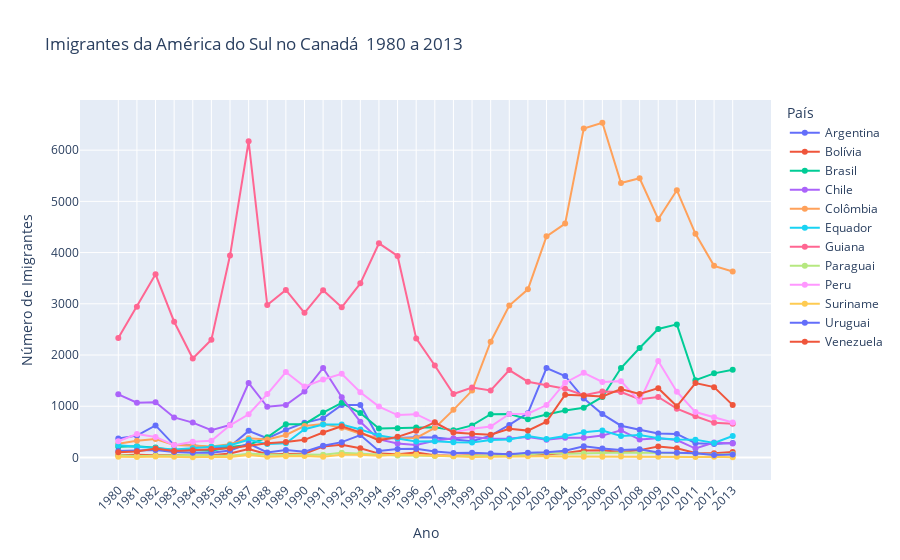

Notebook source saved alongside this figure:
### Code cell
fig = px.line(america_sul_final, x=america_sul_final.index, y=america_sul_final.columns, title='Imigrantes da América do Sul no Canadá\n 1980 a 2013', color='País', markers=True)
fig.update_layout(
    xaxis={'tickangle': -45},
    xaxis_title='Ano',
    yaxis_title='Número de Imigrantes',
)

fig.show()

### Figure 1 — Plotly figure (JSON) as saved in the notebook; plotly's stock layout.template omitted (floating-point values rounded to 4 significant figures)
{"data": [{"hovertemplate": "País=Argentina<br>index=%{x}<br>value=%{y}<extra></extra>", "legendgroup": "Argentina", "line": {"color": "#636efa", "dash": "solid"}, "marker": {"symbol": "circle"}, "mode": "lines+markers", "name": "Argentina", "orientation": "v", "showlegend": true, "type": "scatter", "x": ["1980", "1981", "1982", "1983", "1984", "1985", "1986", "1987", "1988", "1989", "1990", "1991", "1992", "1993", "1994", "1995", "1996", "1997", "1998", "1999", "2000", "2001", "2002", "2003", "2004", "2005", "2006", "2007", "2008", "2009", "2010", "2011", "2012", "2013"], "xaxis": "x", "y": [368, 426, 626, 241, 237, 196, 213, 519, 374, 538, 678, 763, 1023, 1022, 366, 380, 396, 391, 349, 318, 427, 635, 865, 1745, 1591, 1153, 847, 620, 540, 467, 459, 278, 263, 282], "yaxis": "y"}, {"hovertemplate": "País=Bolívia<br>index=%{x}<br>value=%{y}<extra></extra>", "legendgroup": "Bolívia", "line": {"color": "#EF553B", "dash": "solid"}, "marker": {"symbol": "circle"}, "mode": "lines+markers", "name": "Bolívia", "orientation": "v", "showlegend": true, "type": "scatter", "x": ["1980", "1981", "1982", "1983", "1984", "1985", "1986", "1987", "1988", "1989", "1990", "1991", "1992", "1993", "1994", "1995", "1996", "1997", "1998", "1999", "2000", "2001", "2002", "2003", "2004", "2005", "2006", "2007", "2008", "2009", "2010", "2011", "2012", "2013"], "xaxis": "x", "y": [44, 52, 42, 49, 38, 44, 79, 165, 63, 68, 71, 214, 247, 180, 75, 61, 96, 43, 33, 42, 33, 72, 57, 59, 85, 134, 139, 107, 143, 214, 180, 86, 83, 107], "yaxis": "y"}, {"hovertemplate": "País=Brasil<br>index=%{x}<br>value=%{y}<extra></extra>", "legendgroup": "Brasil", "line": {"color": "#00cc96", "dash": "solid"}, "marker": {"symbol": "circle"}, "mode": "lines+markers", "name": "Brasil", "orientation": "v", "showlegend": true, "type": "scatter", "x": ["1980", "1981", "1982", "1983", "1984", "1985", "1986", "1987", "1988", "1989", "1990", "1991", "1992", "1993", "1994", "1995", "1996", "1997", "1998", "1999", "2000", "2001", "2002", "2003", "2004", "2005", "2006", "2007", "2008", "2009", "2010", "2011", "2012", "2013"], "xaxis": "x", "y": [211, 220, 192, 139, 145, 130, 205, 244, 394, 650, 650, 877, 1066, 866, 566, 572, 586, 591, 531, 626, 845, 847, 745, 839, 917, 969, 1181, 1746, 2138, 2509, 2598, 1508, 1642, 1714], "yaxis": "y"}, {"hovertemplate": "País=Chile<br>index=%{x}<br>value=%{y}<extra></extra>", "legendgroup": "Chile", "line": {"color": "#ab63fa", "dash": "solid"}, "marker": {"symbol": "circle"}, "mode": "lines+markers", "name": "Chile", "orientation": "v", "showlegend": true, "type": "scatter", "x": ["1980", "1981", "1982", "1983", "1984", "1985", "1986", "1987", "1988", "1989", "1990", "1991", "1992", "1993", "1994", "1995", "1996", "1997", "1998", "1999", "2000", "2001", "2002", "2003", "2004", "2005", "2006", "2007", "2008", "2009", "2010", "2011", "2012", "2013"], "xaxis": "x", "y": [1233, 1069, 1078, 781, 681, 533, 633, 1454, 990, 1023, 1286, 1749, 1175, 697, 352, 273, 244, 325, 376, 397, 366, 369, 401, 347, 383, 384, 427, 530, 350, 375, 340, 174, 291, 273], "yaxis": "y"}, {"hovertemplate": "País=Colômbia<br>index=%{x}<br>value=%{y}<extra></extra>", "legendgroup": "Colômbia", "line": {"color": "#FFA15A", "dash": "solid"}, "marker": {"symbol": "circle"}, "mode": "lines+markers", "name": "Colômbia", "orientation": "v", "showlegend": true, "type": "scatter", "x": ["1980", "1981", "1982", "1983", "1984", "1985", "1986", "1987", "1988", "1989", "1990", "1991", "1992", "1993", "1994", "1995", "1996", "1997", "1998", "1999", "2000", "2001", "2002", "2003", "2004", "2005", "2006", "2007", "2008", "2009", "2010", "2011", "2012", "2013"], "xaxis": "x", "y": [266, 326, 360, 244, 235, 214, 257, 376, 352, 439, 614, 652, 582, 464, 375, 371, 381, 578, 929, 1306, 2259, 2965, 3283, 4318, 4566, 6424, 6535, 5357, 5452, 4652, 5218, 4366, 3741, 3631], "yaxis": "y"}, {"hovertemplate": "País=Equador<br>index=%{x}<br>value=%{y}<extra></extra>", "legendgroup": "Equador", "line": {"color": "#19d3f3", "dash": "solid"}, "marker": {"symbol": "circle"}, "mode": "lines+markers", "name": "Equador", "orientation": "v", "showlegend": true, "type": "scatter", "x": ["1980", "1981", "1982", "1983", "1984", "1985", "1986", "1987", "1988", "1989", "1990", "1991", "1992", "1993", "1994", "1995", "1996", "1997", "1998", "1999", "2000", "2001", "2002", "2003", "2004", "2005", "2006", "2007", "2008", "2009", "2010", "2011", "2012", "2013"], "xaxis": "x", "y": [238, 207, 184, 155, 179, 208, 240, 344, 265, 278, 552, 643, 644, 547, 431, 368, 310, 317, 295, 291, 342, 353, 418, 361, 417, 491, 525, 419, 437, 373, 353, 348, 282, 418], "yaxis": "y"}, {"hovertemplate": "País=Guiana<br>index=%{x}<br>value=%{y}<extra></extra>", "legendgroup": "Guiana", "line": {"color": "#FF6692", "dash": "solid"}, "marker": {"symbol": "circle"}, "mode": "lines+markers", "name": "Guiana", "orientation": "v", "showlegend": true, "type": "scatter", "x": ["1980", "1981", "1982", "1983", "1984", "1985", "1986", "1987", "1988", "1989", "1990", "1991", "1992", "1993", "1994", "1995", "1996", "1997", "1998", "1999", "2000", "2001", "2002", "2003", "2004", "2005", "2006", "2007", "2008", "2009", "2010", "2011", "2012", "2013"], "xaxis": "x", "y": [2334, 2943, 3575, 2650, 1932, 2299, 3942, 6174, 2977, 3270, 2824, 3266, 2932, 3399, 4181, 3935, 2324, 1795, 1238, 1366, 1308, 1707, 1479, 1410, 1341, 1215, 1286, 1277, 1137, 1180, 953, 804, 676, 656], "yaxis": "y"}, {"hovertemplate": "País=Paraguai<br>index=%{x}<br>value=%{y}<extra></extra>", "legendgroup": "Paraguai", "line": {"color": "#B6E880", "dash": "solid"}, "marker": {"symbol": "circle"}, "mode": "lines+markers", "name": "Paraguai", "orientation": "v", "showlegend": true, "type": "scatter", "x": ["1980", "1981", "1982", "1983", "1984", "1985", "1986", "1987", "1988", "1989", "1990", "1991", "1992", "1993", "1994", "1995", "1996", "1997", "1998", "1999", "2000", "2001", "2002", "2003", "2004", "2005", "2006", "2007", "2008", "2009", "2010", "2011", "2012", "2013"], "xaxis": "x", "y": [45, 26, 32, 40, 48, 36, 34, 72, 53, 48, 56, 51, 94, 75, 46, 39, 38, 30, 25, 34, 29, 34, 60, 88, 74, 75, 88, 98, 95, 88, 89, 83, 55, 66], "yaxis": "y"}, {"hovertemplate": "País=Peru<br>index=%{x}<br>value=%{y}<extra></extra>", "legendgroup": "Peru", "line": {"color": "#FF97FF", "dash": "solid"}, "marker": {"symbol": "circle"}, "mode": "lines+markers", "name": "Peru", "orientation": "v", "showlegend": true, "type": "scatter", "x": ["1980", "1981", "1982", "1983", "1984", "1985", "1986", "1987", "1988", "1989", "1990", "1991", "1992", "1993", "1994", "1995", "1996", "1997", "1998", "1999", "2000", "2001", "2002", "2003", "2004", "2005", "2006", "2007", "2008", "2009", "2010", "2011", "2012", "2013"], "xaxis": "x", "y": [317, 456, 401, 241, 306, 328, 628, 843, 1237, 1667, 1384, 1522, 1632, 1274, 993, 827, 845, 676, 493, 560, 603, 849, 855, 1023, 1460, 1653, 1473, 1490, 1094, 1884, 1283, 886, 787, 682], "yaxis": "y"}, {"hovertemplate": "País=Suriname<br>index=%{x}<br>value=%{y}<extra></extra>", "legendgroup": "Suriname", "line": {"color": "#FECB52", "dash": "solid"}, "marker": {"symbol": "circle"}, "mode": "lines+markers", "name": "Suriname", "orientation": "v", "showlegend": true, "type": "scatter", "x": ["1980", "1981", "1982", "1983", "1984", "1985", "1986", "1987", "1988", "1989", "1990", "1991", "1992", "1993", "1994", "1995", "1996", "1997", "1998", "1999", "2000", "2001", "2002", "2003", "2004", "2005", "2006", "2007", "2008", "2009", "2010", "2011", "2012", "2013"], "xaxis": "x", "y": [15, 10, 21, 12, 5, 16, 7, 46, 16, 24, 26, 13, 53, 51, 32, 58, 51, 35, 22, 11, 16, 22, 22, 22, 17, 15, 16, 20, 9, 12, 13, 11, 16, 4], "yaxis": "y"}, {"hovertemplate": "País=Uruguai<br>index=%{x}<br>value=%{y}<extra></extra>", "legendgroup": "Uruguai", "line": {"color": "#636efa", "dash": "solid"}, "marker": {"symbol": "circle"}, "mode": "lines+markers", "name": "Uruguai", "orientation": "v", "showlegend": true, "type": "scatter", "x": ["1980", "1981", "1982", "1983", "1984", "1985", "1986", "1987", "1988", "1989", "1990", "1991", "1992", "1993", "1994", "1995", "1996", "1997", "1998", "1999", "2000", "2001", "2002", "2003", "2004", "2005", "2006", "2007", "2008", "2009", "2010", "2011", "2012", "2013"], "xaxis": "x", "y": [128, 132, 146, 105, 90, 92, 137, 269, 99, 144, 111, 229, 299, 437, 125, 164, 171, 117, 87, 93, 75, 64, 91, 103, 130, 217, 175, 147, 160, 99, 93, 81, 47, 58], "yaxis": "y"}, {"hovertemplate": "País=Venezuela<br>index=%{x}<br>value=%{y}<extra></extra>", "legendgroup": "Venezuela", "line": {"color": "#EF553B", "dash": "solid"}, "marker": {"symbol": "circle"}, "mode": "lines+markers", "name": "Venezuela", "orientation": "v", "showlegend": true, "type": "scatter", "x": ["1980", "1981", "1982", "1983", "1984", "1985", "1986", "1987", "1988", "1989", "1990", "1991", "1992", "1993", "1994", "1995", "1996", "1997", "1998", "1999", "2000", "2001", "2002", "2003", "2004", "2005", "2006", "2007", "2008", "2009", "2010", "2011", "2012", "2013"], "xaxis": "x", "y": [103, 117, 174, 124, 142, 165, 179, 229, 279, 304, 344, 487, 610, 490, 334, 402, 520, 686, 489, 464, 443, 560, 524, 699, 1224, 1211, 1192, 1335, 1239, 1353, 998, 1452, 1373, 1022], "yaxis": "y"}], "layout": {"legend": {"title": {"text": "País"}, "tracegroupgap": 0}, "title": {"text": "Imigrantes da América do Sul no Canadá\n 1980 a 2013"}, "xaxis": {"anchor": "y", "domain": [0, 1], "tickangle": -45, "title": {"text": "Ano"}}, "yaxis": {"anchor": "x", "domain": [0, 1], "title": {"text": "Número de Imigrantes"}}}}
